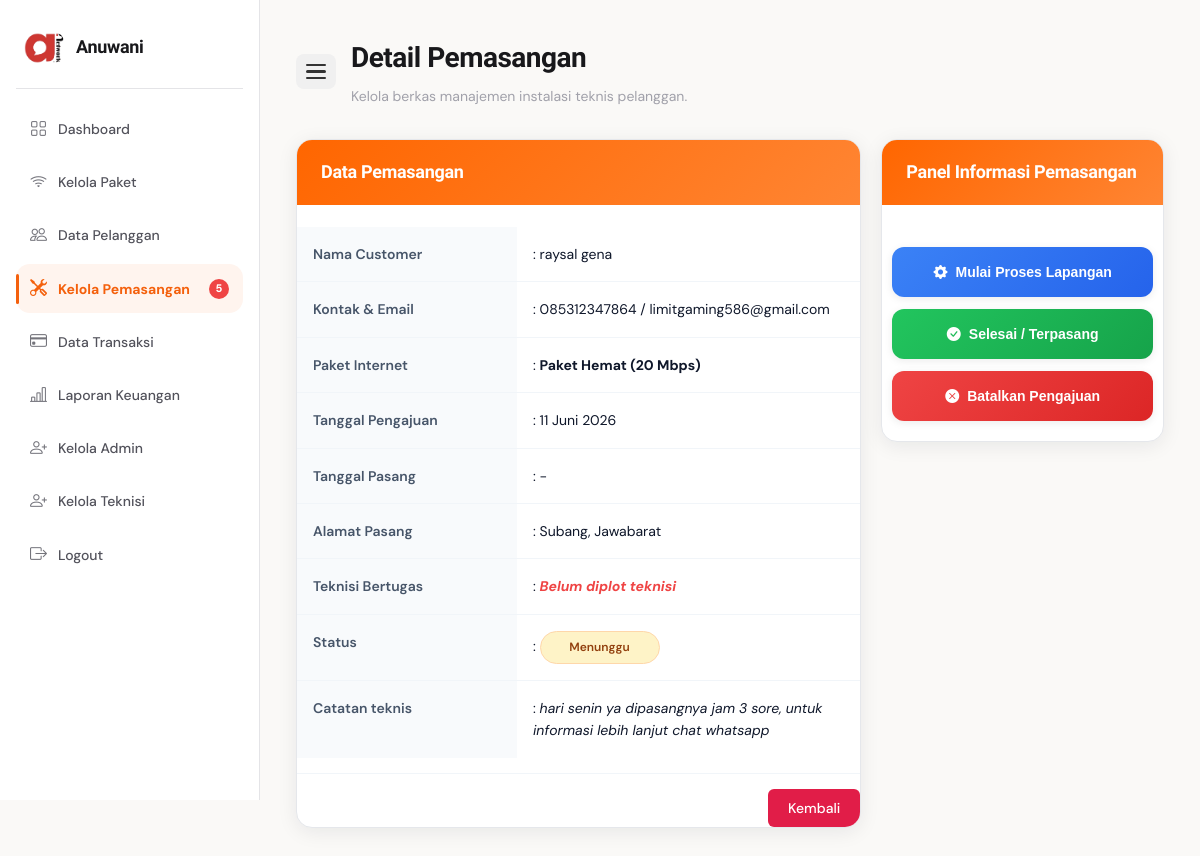
The app's page /admin/pemasangan/detail.php?id=55 (signed in), older data.
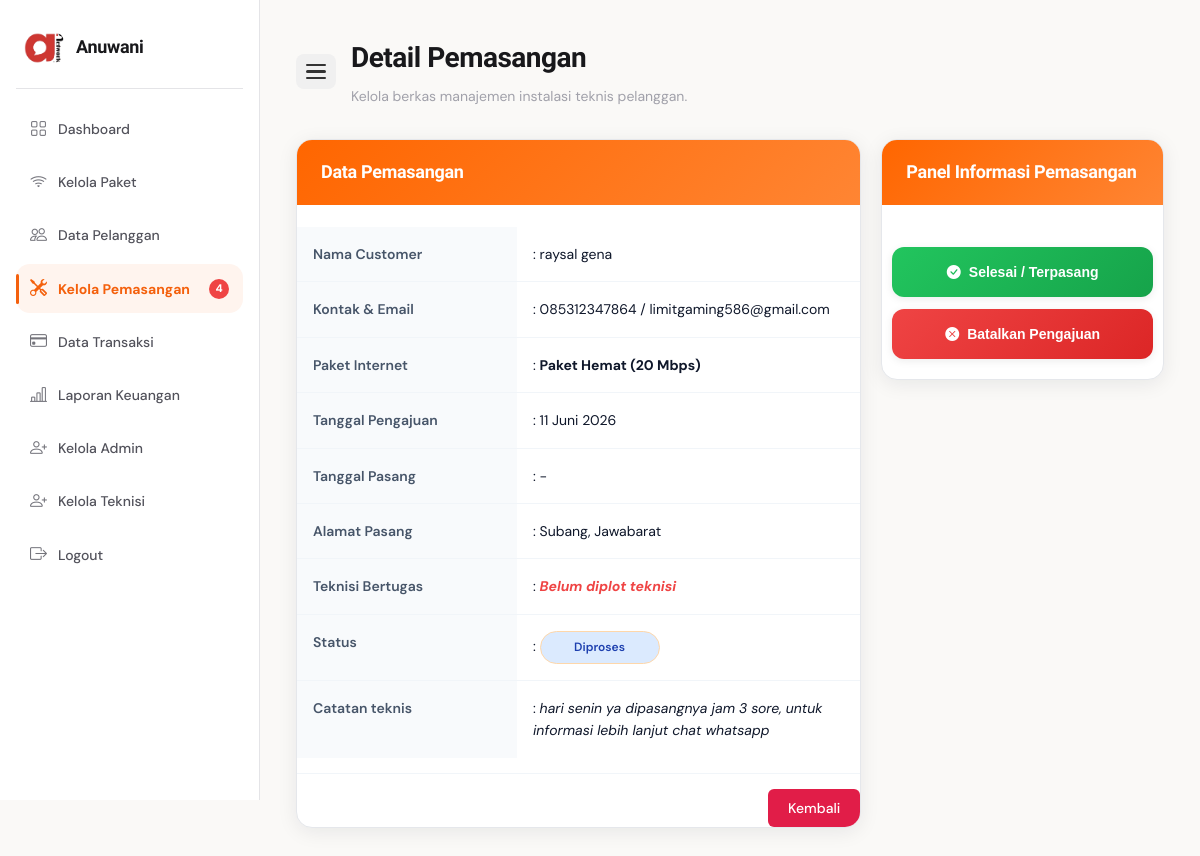
The same page, newer data.
### admin/pemasangan/detail.php (the view, shortened to what the changed rows need)
<?php
require_once __DIR__ . '/../../koneksi.php';
$id_pemasangan = mysqli_real_escape_string($koneksi, $_GET['id']);
$query_detail = mysqli_query($koneksi, "
    SELECT
        p.id_pemasangan, p.id_customer, p.id_paket, p.tanggal_pengajuan,
        p.tanggal_pasang, p.alamat_pasang, p.status_pemasangan, p.catatan, p.id_teknisi,
        c.nama_customer, c.telepon_customer, c.email_customer,
        pk.nama_paket, pk.kecepatan,
        t.nama_teknisi AS nama_teknisi_bertugas -- Ambil dari tb_teknisi
    FROM tb_pemasangan p
    LEFT JOIN tb_customer c ON p.id_customer = c.id_customer
    LEFT JOIN tb_paket pk ON p.id_paket = pk.id_paket
    LEFT JOIN tb_teknisi t ON p.id_teknisi = t.id_teknisi -- Join ke tb_teknisi
    WHERE p.id_pemasangan = '$id_pemasangan'
");
$data = mysqli_fetch_assoc($query_detail);
$query_notif_pemasangan = mysqli_query($koneksi, "
    SELECT COUNT(*) AS total FROM tb_pemasangan WHERE status_pemasangan = 'menunggu' OR status_pemasangan = 'pending'
");
$total_notif_pemasangan = mysqli_fetch_assoc($query_notif_pemasangan)['total'];
?>
<!DOCTYPE html>
<html lang="id">
<head>
    <link rel="stylesheet" href="../../assets/css/style.css">
    <link rel="stylesheet" href="https://cdn.jsdelivr.net/npm/bootstrap-icons@1.11.3/font/bootstrap-icons.min.css">
</head>
<body>
<div class="dashboard-layout">
    <div class="sidebar">
        <div class="sidebar-logo">
            <h2>Anuwani</h2>
        </div>
        <ul>
            <li class="active"><a href="../pemasangan/index.php" class="active">
                <i class="bi bi-tools"></i>
                <span>Kelola Pemasangan</span>
                <?php if ($total_notif_pemasangan > 0): ?>
                    <span class="notif-badge"><?= $total_notif_pemasangan; ?></span>
                <?php endif; ?>
                </a>
            </li>
        </ul>
    </div>
    <div class="dashboard-content">
        <div class="topbar">
            <div>
                <h1>Detail Pemasangan</h1>
            </div>
        </div>
        <div class="detail-grid">
            <div class="table-card">
                <table class="detail-info-table">
                    <tr>
                        <td>:
                            <?php
                            $status = strtolower(trim($data['status_pemasangan']));
                            if ($status == 'terpasang' || $status == 'selesai') {
                                echo '<span class="status-active">Selesai / Terpasang</span>';
                            } elseif ($status == 'menunggu' || $status == 'pending') {
                                echo '<span class="status-pending">Menunggu</span>';
                            } elseif ($status == 'proses' || $status == 'diproses') {
                                echo '<span class="status-pending" style="background:#dbeafe; color:#1e40af;">Diproses</span>';
                            } else {
                                echo '<span class="status-nonactive">' . htmlspecialchars($data['status_pemasangan']) . '</span>';
                            }
                            ?>
                        </td>
                    </tr>
                </table>
            </div>
            <div class="table-card" style="height: fit-content;">
                <div style="padding: 10px 0;">
                    <form id="form_update_status" action="" method="POST">
                        <div class="action-panel">
                            <?php if ($status == 'menunggu' || $status == 'pending') : ?>
                                <button type="button" class="btn-action btn-action-process" onclick="pilihTeknisiLaluProses()">
                                    <i class="bi bi-gear-fill"></i> Mulai Proses Lapangan
                                </button>
                            <?php endif; ?>
                            <?php if ($status == 'menunggu' || $status == 'pending' || $status == 'proses' || $status == 'diproses') : ?>
                                <button type="button" class="btn-action btn-action-success" onclick="mintaKonfirmasi('terpasang', 'Pemasangan Selesai?', 'Nyatakan berkas selesai dan kunci data sistem.', 'success')">
                                    <i class="bi bi-check-circle-fill"></i> Selesai / Terpasang
                                </button>
                                <button type="button" class="btn-action btn-action-cancel" onclick="mintaKonfirmasi('dibatalkan', 'Batalkan Pengajuan?', 'Batalkan permohonan pemasangan pelanggan.', 'error')">
                                    <i class="bi bi-x-circle-fill"></i> Batalkan Pengajuan
                                </button>
                            <?php endif; ?>
                        </div>
                    </form>
                </div>
            </div>
        </div>
    </div>
</div>
</body>
</html>

Row changes from the older to the newer data that the page shows:
changed tb_pemasangan "Subang, Jawabarat": status_pemasangan "menunggu" → "diproses" (drawn)
Text that changed along with them:
$total_notif_pemasangan: "5" → "4"
text no longer shown: "Menunggu Mulai Proses Lapangan"
text now shown: "Diproses"
